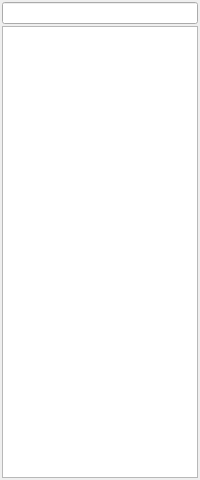
<?xml version="1.0" encoding="UTF-8"?>
<ui version="4.0">
 <class>Contacts</class>
 <widget class="QWidget" name="Contacts">
  <property name="geometry">
   <rect>
    <x>0</x>
    <y>0</y>
    <width>200</width>
    <height>480</height>
   </rect>
  </property>
  <property name="windowTitle">
   <string>Form</string>
  </property>
  <layout class="QHBoxLayout" name="horizontalLayout">
   <property name="spacing">
    <number>2</number>
   </property>
   <property name="margin">
    <number>2</number>
   </property>
   <item>
    <layout class="QVBoxLayout" name="verticalLayout">
     <property name="spacing">
      <number>2</number>
     </property>
     <item>
      <widget class="QLineEdit" name="SearchLine"/>
     </item>
     <item>
      <widget class="QListWidget" name="ContactList">
       <property name="horizontalScrollBarPolicy">
        <enum>Qt::ScrollBarAlwaysOff</enum>
       </property>
       <property name="selectionBehavior">
        <enum>QAbstractItemView::SelectRows</enum>
       </property>
      </widget>
     </item>
    </layout>
   </item>
  </layout>
 </widget>
 <resources/>
 <connections>
  <connection>
   <sender>SearchLine</sender>
   <signal>textChanged(QString)</signal>
   <receiver>Contacts</receiver>
   <slot>filter(QString)</slot>
   <hints>
    <hint type="sourcelabel">
     <x>42</x>
     <y>24</y>
    </hint>
    <hint type="destinationlabel">
     <x>2</x>
     <y>54</y>
    </hint>
   </hints>
  </connection>
 </connections>
 <slots>
  <slot>toggleInfo()</slot>
  <slot>filter(QString)</slot>
 </slots>
</ui>
